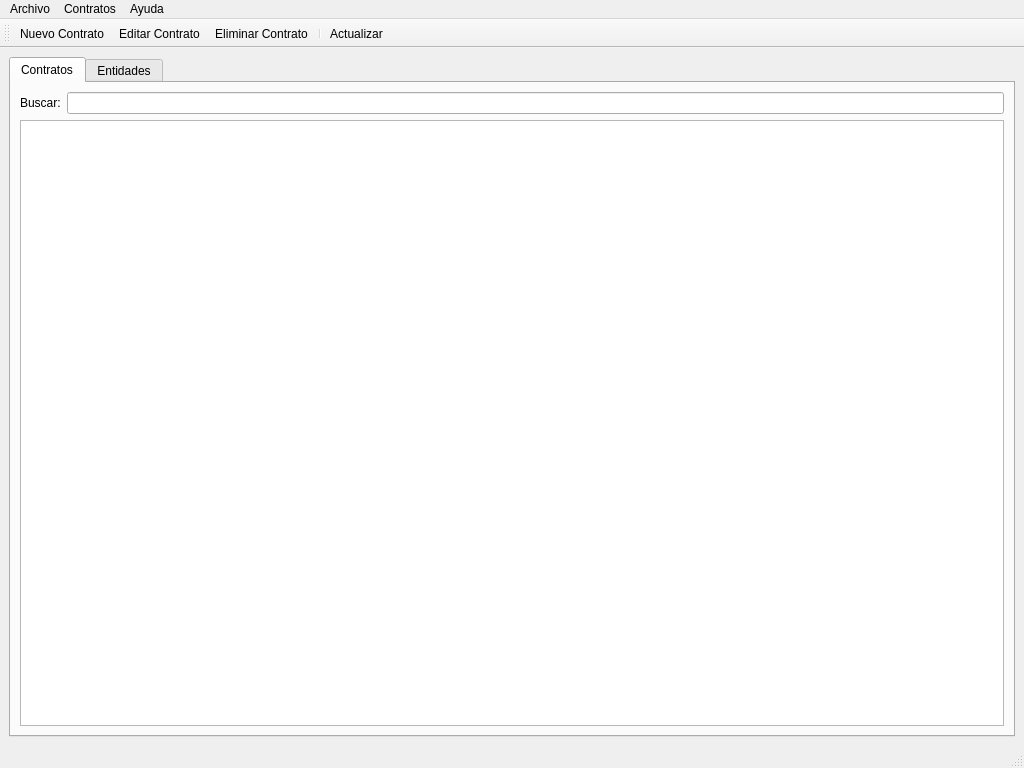
<?xml version="1.0" encoding="UTF-8"?>
<ui version="4.0">
 <class>MainWindow</class>
 <widget class="QMainWindow" name="MainWindow">
  <property name="geometry">
   <rect>
    <x>0</x>
    <y>0</y>
    <width>1024</width>
    <height>768</height>
   </rect>
  </property>
  <property name="windowTitle">
   <string>Sistema de Gestión de Contratos</string>
  </property>
  <widget class="QWidget" name="centralwidget">
   <layout class="QVBoxLayout" name="verticalLayout">
    <item>
     <widget class="QTabWidget" name="tabWidget">
      <property name="currentIndex">
       <number>0</number>
      </property>
      <widget class="QWidget" name="tabContratos">
       <attribute name="title">
        <string>Contratos</string>
       </attribute>
       <layout class="QVBoxLayout" name="verticalLayout_2">
        <item>
         <layout class="QHBoxLayout" name="horizontalLayout_2">
          <item>
           <widget class="QLabel" name="label">
            <property name="text">
             <string>Buscar:</string>
            </property>
           </widget>
          </item>
          <item>
           <widget class="QLineEdit" name="lineEditBuscar"/>
          </item>
         </layout>
        </item>
        <item>
         <widget class="QTableWidget" name="tableWidgetContratos"/>
        </item>
       </layout>
      </widget>
      <widget class="QWidget" name="tabEntidades">
       <attribute name="title">
        <string>Entidades</string>
       </attribute>
       <layout class="QVBoxLayout" name="verticalLayout_3">
        <item>
         <layout class="QHBoxLayout" name="horizontalLayout_3">
          <item>
           <widget class="QLabel" name="labelBuscarEntidad">
            <property name="text">
             <string>Buscar:</string>
            </property>
           </widget>
          </item>
          <item>
           <widget class="QLineEdit" name="lineEditBuscarEntidad">
            <property name="placeholderText">
             <string>Buscar entidades...</string>
            </property>
           </widget>
          </item>
         </layout>
        </item>
        <item>
         <widget class="QTableWidget" name="tableWidgetEntidades"/>
        </item>
       </layout>
      </widget>
     </widget>
    </item>
   </layout>
  </widget>
  <widget class="QMenuBar" name="menubar">
   <property name="geometry">
    <rect>
     <x>0</x>
     <y>0</y>
     <width>1024</width>
     <height>30</height>
    </rect>
   </property>
   <widget class="QMenu" name="menuArchivo">
    <property name="title">
     <string>Archivo</string>
    </property>
    <addaction name="actionNuevo_Contrato"/>
    <addaction name="separator"/>
    <addaction name="actionActualizar"/>
    <addaction name="separator"/>
    <addaction name="actionCerrar_Sesion"/>
    <addaction name="separator"/>
    <addaction name="actionSalir"/>
   </widget>
   <widget class="QMenu" name="menuContratos">
    <property name="title">
     <string>Contratos</string>
    </property>
    <addaction name="actionNuevo_Contrato"/>
    <addaction name="actionEditar_Contrato"/>
    <addaction name="actionEliminar_Contrato"/>
   </widget>
   <widget class="QMenu" name="menuEntidades">
    <property name="title">
     <string>Entidades</string>
    </property>
    <addaction name="actionNueva_Entidad"/>
    <addaction name="actionEditar_Entidad"/>
    <addaction name="actionEliminar_Entidad"/>
   </widget>
   <widget class="QMenu" name="menuAyuda">
    <property name="title">
     <string>Ayuda</string>
    </property>
    <addaction name="actionAcerca_de"/>
   </widget>
   <addaction name="menuArchivo"/>
   <addaction name="menuContratos"/>
   <addaction name="menuAyuda"/>
  </widget>
  <widget class="QStatusBar" name="statusbar"/>
  <widget class="QToolBar" name="toolBar">
   <property name="windowTitle">
    <string>Barra de Herramientas</string>
   </property>
   <attribute name="toolBarArea">
    <enum>TopToolBarArea</enum>
   </attribute>
   <attribute name="toolBarBreak">
    <bool>false</bool>
   </attribute>
   <addaction name="actionNuevo_Contrato"/>
   <addaction name="actionEditar_Contrato"/>
   <addaction name="actionEliminar_Contrato"/>
   <addaction name="separator"/>
   <addaction name="actionActualizar"/>
  </widget>
  <action name="actionNuevo_Contrato">
   <property name="text">
    <string>Nuevo Contrato</string>
   </property>
   <property name="shortcut">
    <string>Ctrl+N</string>
   </property>
  </action>
  <action name="actionEditar_Contrato">
   <property name="text">
    <string>Editar Contrato</string>
   </property>
   <property name="shortcut">
    <string>Ctrl+E</string>
   </property>
  </action>
  <action name="actionEliminar_Contrato">
   <property name="text">
    <string>Eliminar Contrato</string>
   </property>
   <property name="shortcut">
    <string>Del</string>
   </property>
  </action>
  <action name="actionActualizar">
   <property name="text">
    <string>Actualizar</string>
   </property>
   <property name="shortcut">
    <string>F5</string>
   </property>
  </action>
  <action name="actionSalir">
   <property name="text">
    <string>Salir</string>
   </property>
   <property name="shortcut">
    <string>Ctrl+Q</string>
   </property>
  </action>
  <action name="actionAcerca_de">
   <property name="text">
    <string>Acerca de...</string>
   </property>
  </action>
  <action name="actionCerrar_Sesion">
   <property name="text">
    <string>Cerrar Sesión</string>
   </property>
   <property name="shortcut">
    <string>Ctrl+L</string>
   </property>
  </action>
  <action name="actionNueva_Entidad">
   <property name="text">
    <string>Nueva Entidad</string>
   </property>
   <property name="shortcut">
    <string>Ctrl+T</string>
   </property>
  </action>
  <action name="actionEditar_Entidad">
   <property name="text">
    <string>Editar Entidad</string>
   </property>
   <property name="shortcut">
    <string>Ctrl+Y</string>
   </property>
  </action>
  <action name="actionEliminar_Entidad">
   <property name="text">
    <string>Eliminar Entidad</string>
   </property>
   <property name="shortcut">
    <string>Shift+Del</string>
   </property>
  </action>
 </widget>
 <resources/>
 <connections>
  <connection>
   <sender>actionSalir</sender>
   <signal>triggered()</signal>
   <receiver>MainWindow</receiver>
   <slot>close()</slot>
   <hints>
    <hint type="sourcelabel">
     <x>-1</x>
     <y>-1</y>
    </hint>
    <hint type="destinationlabel">
     <x>511</x>
     <y>383</y>
    </hint>
   </hints>
  </connection>
 </connections>
</ui>
